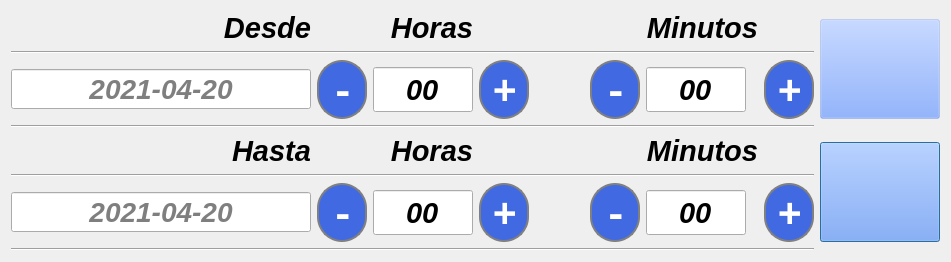
<?xml version="1.0" encoding="UTF-8"?>
<ui version="4.0">
 <class>Select_fechas</class>
 <widget class="QDialog" name="Select_fechas">
  <property name="geometry">
   <rect>
    <x>0</x>
    <y>0</y>
    <width>951</width>
    <height>258</height>
   </rect>
  </property>
  <property name="windowTitle">
   <string>Dialog</string>
  </property>
  <layout class="QGridLayout" name="gridLayout">
   <item row="1" column="1">
    <widget class="QPushButton" name="Regresar">
     <property name="minimumSize">
      <size>
       <width>120</width>
       <height>100</height>
      </size>
     </property>
     <property name="styleSheet">
      <string notr="true">background-color: rgba(106, 151, 255,50);</string>
     </property>
     <property name="text">
      <string/>
     </property>
     <property name="icon">
      <iconset resource="Imagenes/Resourse.qrc">
       <normaloff>:/Regresar.png</normaloff>:/Regresar.png</iconset>
     </property>
     <property name="iconSize">
      <size>
       <width>60</width>
       <height>60</height>
      </size>
     </property>
    </widget>
   </item>
   <item row="1" column="0">
    <layout class="QGridLayout" name="gridLayout_21">
     <item row="2" column="0">
      <widget class="QLineEdit" name="Line_H_Fecha">
       <property name="minimumSize">
        <size>
         <width>300</width>
         <height>0</height>
        </size>
       </property>
       <property name="font">
        <font>
         <pointsize>21</pointsize>
         <weight>75</weight>
         <italic>true</italic>
         <bold>true</bold>
        </font>
       </property>
       <property name="text">
        <string/>
       </property>
       <property name="alignment">
        <set>Qt::AlignCenter</set>
       </property>
       <property name="placeholderText">
        <string>2021-04-20</string>
       </property>
      </widget>
     </item>
     <item row="0" column="2">
      <widget class="QLabel" name="Lab_Protocolo_6">
       <property name="font">
        <font>
         <pointsize>22</pointsize>
         <weight>75</weight>
         <italic>true</italic>
         <bold>true</bold>
        </font>
       </property>
       <property name="layoutDirection">
        <enum>Qt::RightToLeft</enum>
       </property>
       <property name="text">
        <string>  Horas</string>
       </property>
       <property name="alignment">
        <set>Qt::AlignRight|Qt::AlignTrailing|Qt::AlignVCenter</set>
       </property>
      </widget>
     </item>
     <item row="2" column="4">
      <spacer name="horizontalSpacer_9">
       <property name="orientation">
        <enum>Qt::Horizontal</enum>
       </property>
       <property name="sizeHint" stdset="0">
        <size>
         <width>40</width>
         <height>20</height>
        </size>
       </property>
      </spacer>
     </item>
     <item row="2" column="7">
      <widget class="QPushButton" name="Btn_H_masM">
       <property name="font">
        <font>
         <family>Noto Sans Mahajani</family>
         <pointsize>30</pointsize>
         <weight>75</weight>
         <italic>false</italic>
         <bold>true</bold>
        </font>
       </property>
       <property name="styleSheet">
        <string notr="true">QPushButton{
	color:white;	
	border-radius: 25px;
	border: 2px solid  gray ;
	background: royalblue;
	margin: 0px 0 0px 0;   
}</string>
       </property>
       <property name="text">
        <string>+</string>
       </property>
      </widget>
     </item>
     <item row="1" column="0" colspan="8">
      <widget class="Line" name="line_39">
       <property name="orientation">
        <enum>Qt::Horizontal</enum>
       </property>
      </widget>
     </item>
     <item row="0" column="5">
      <spacer name="horizontalSpacer_12">
       <property name="orientation">
        <enum>Qt::Horizontal</enum>
       </property>
       <property name="sizeHint" stdset="0">
        <size>
         <width>40</width>
         <height>20</height>
        </size>
       </property>
      </spacer>
     </item>
     <item row="2" column="3">
      <widget class="QPushButton" name="Btn_H_masH">
       <property name="font">
        <font>
         <family>Noto Sans Mahajani</family>
         <pointsize>30</pointsize>
         <weight>75</weight>
         <italic>false</italic>
         <bold>true</bold>
        </font>
       </property>
       <property name="styleSheet">
        <string notr="true">QPushButton{
	color:white;	
	border-radius: 25px;
	border: 2px solid  gray ;
	background: royalblue;
	margin: 0px 0 0px 0;   
}</string>
       </property>
       <property name="text">
        <string>+</string>
       </property>
      </widget>
     </item>
     <item row="0" column="7">
      <spacer name="horizontalSpacer_13">
       <property name="orientation">
        <enum>Qt::Horizontal</enum>
       </property>
       <property name="sizeHint" stdset="0">
        <size>
         <width>40</width>
         <height>20</height>
        </size>
       </property>
      </spacer>
     </item>
     <item row="3" column="0" colspan="8">
      <widget class="Line" name="line_84">
       <property name="orientation">
        <enum>Qt::Horizontal</enum>
       </property>
      </widget>
     </item>
     <item row="2" column="1">
      <widget class="QPushButton" name="Btn_H_menosH">
       <property name="font">
        <font>
         <family>Noto Sans Mahajani</family>
         <pointsize>30</pointsize>
         <weight>75</weight>
         <italic>false</italic>
         <bold>true</bold>
        </font>
       </property>
       <property name="styleSheet">
        <string notr="true">QPushButton{
	color:white;	
	border-radius: 25px;
	border: 2px solid  gray ;
	background: royalblue;
	margin: 0px 0 0px 0;   
}</string>
       </property>
       <property name="text">
        <string>-</string>
       </property>
      </widget>
     </item>
     <item row="2" column="5">
      <widget class="QPushButton" name="Btn_H_menosM">
       <property name="font">
        <font>
         <family>Noto Sans Mahajani</family>
         <pointsize>30</pointsize>
         <weight>75</weight>
         <italic>false</italic>
         <bold>true</bold>
        </font>
       </property>
       <property name="styleSheet">
        <string notr="true">QPushButton{
	color:white;	
	border-radius: 25px;
	border: 2px solid  gray ;
	background: royalblue;
	margin: 0px 0 0px 0;   
}</string>
       </property>
       <property name="text">
        <string>-</string>
       </property>
      </widget>
     </item>
     <item row="0" column="0">
      <widget class="QLabel" name="Lab_Protocolo_4">
       <property name="font">
        <font>
         <pointsize>22</pointsize>
         <weight>75</weight>
         <italic>true</italic>
         <bold>true</bold>
        </font>
       </property>
       <property name="layoutDirection">
        <enum>Qt::RightToLeft</enum>
       </property>
       <property name="text">
        <string>Hasta</string>
       </property>
       <property name="alignment">
        <set>Qt::AlignRight|Qt::AlignTrailing|Qt::AlignVCenter</set>
       </property>
      </widget>
     </item>
     <item row="0" column="3">
      <spacer name="horizontalSpacer_11">
       <property name="orientation">
        <enum>Qt::Horizontal</enum>
       </property>
       <property name="sizeHint" stdset="0">
        <size>
         <width>40</width>
         <height>20</height>
        </size>
       </property>
      </spacer>
     </item>
     <item row="0" column="1">
      <spacer name="horizontalSpacer_10">
       <property name="orientation">
        <enum>Qt::Horizontal</enum>
       </property>
       <property name="sizeHint" stdset="0">
        <size>
         <width>40</width>
         <height>20</height>
        </size>
       </property>
      </spacer>
     </item>
     <item row="0" column="6">
      <widget class="QLabel" name="Lab_Protocolo_15">
       <property name="font">
        <font>
         <pointsize>22</pointsize>
         <weight>75</weight>
         <italic>true</italic>
         <bold>true</bold>
        </font>
       </property>
       <property name="layoutDirection">
        <enum>Qt::RightToLeft</enum>
       </property>
       <property name="text">
        <string>Minutos</string>
       </property>
       <property name="alignment">
        <set>Qt::AlignRight|Qt::AlignTrailing|Qt::AlignVCenter</set>
       </property>
      </widget>
     </item>
     <item row="2" column="2">
      <widget class="QLineEdit" name="Line_H_horas">
       <property name="minimumSize">
        <size>
         <width>0</width>
         <height>45</height>
        </size>
       </property>
       <property name="maximumSize">
        <size>
         <width>100</width>
         <height>16777215</height>
        </size>
       </property>
       <property name="font">
        <font>
         <pointsize>22</pointsize>
         <weight>75</weight>
         <italic>true</italic>
         <bold>true</bold>
        </font>
       </property>
       <property name="text">
        <string>00</string>
       </property>
       <property name="alignment">
        <set>Qt::AlignCenter</set>
       </property>
       <property name="readOnly">
        <bool>true</bool>
       </property>
      </widget>
     </item>
     <item row="2" column="6">
      <widget class="QLineEdit" name="Line_H_minutos">
       <property name="minimumSize">
        <size>
         <width>0</width>
         <height>45</height>
        </size>
       </property>
       <property name="maximumSize">
        <size>
         <width>100</width>
         <height>16777215</height>
        </size>
       </property>
       <property name="font">
        <font>
         <pointsize>22</pointsize>
         <weight>75</weight>
         <italic>true</italic>
         <bold>true</bold>
        </font>
       </property>
       <property name="text">
        <string>00</string>
       </property>
       <property name="alignment">
        <set>Qt::AlignCenter</set>
       </property>
       <property name="readOnly">
        <bool>true</bool>
       </property>
      </widget>
     </item>
    </layout>
   </item>
   <item row="0" column="0">
    <layout class="QGridLayout" name="gridLayout_10">
     <item row="0" column="2">
      <widget class="QLabel" name="Lab_Protocolo_5">
       <property name="font">
        <font>
         <pointsize>22</pointsize>
         <weight>75</weight>
         <italic>true</italic>
         <bold>true</bold>
        </font>
       </property>
       <property name="layoutDirection">
        <enum>Qt::RightToLeft</enum>
       </property>
       <property name="text">
        <string>  Horas</string>
       </property>
       <property name="alignment">
        <set>Qt::AlignRight|Qt::AlignTrailing|Qt::AlignVCenter</set>
       </property>
      </widget>
     </item>
     <item row="3" column="0" colspan="8">
      <widget class="Line" name="line_42">
       <property name="orientation">
        <enum>Qt::Horizontal</enum>
       </property>
      </widget>
     </item>
     <item row="0" column="3">
      <spacer name="horizontalSpacer_7">
       <property name="orientation">
        <enum>Qt::Horizontal</enum>
       </property>
       <property name="sizeHint" stdset="0">
        <size>
         <width>40</width>
         <height>20</height>
        </size>
       </property>
      </spacer>
     </item>
     <item row="2" column="5">
      <widget class="QPushButton" name="Btn_D_menosM">
       <property name="font">
        <font>
         <family>Noto Sans Mahajani</family>
         <pointsize>30</pointsize>
         <weight>75</weight>
         <italic>false</italic>
         <bold>true</bold>
        </font>
       </property>
       <property name="styleSheet">
        <string notr="true">QPushButton{
	color:white;	
	border-radius: 25px;
	border: 2px solid  gray ;
	background: royalblue;
	margin: 0px 0 0px 0;   
}</string>
       </property>
       <property name="text">
        <string>-</string>
       </property>
      </widget>
     </item>
     <item row="0" column="7">
      <spacer name="horizontalSpacer_2">
       <property name="orientation">
        <enum>Qt::Horizontal</enum>
       </property>
       <property name="sizeHint" stdset="0">
        <size>
         <width>40</width>
         <height>20</height>
        </size>
       </property>
      </spacer>
     </item>
     <item row="2" column="1">
      <widget class="QPushButton" name="Btn_D_menosH">
       <property name="font">
        <font>
         <family>Noto Sans Mahajani</family>
         <pointsize>30</pointsize>
         <weight>75</weight>
         <italic>false</italic>
         <bold>true</bold>
        </font>
       </property>
       <property name="styleSheet">
        <string notr="true">QPushButton{
	color:white;	
	border-radius: 25px;
	border: 2px solid  gray ;
	background: royalblue;
	margin: 0px 0 0px 0;   
}</string>
       </property>
       <property name="text">
        <string>-</string>
       </property>
      </widget>
     </item>
     <item row="2" column="4">
      <spacer name="horizontalSpacer">
       <property name="orientation">
        <enum>Qt::Horizontal</enum>
       </property>
       <property name="sizeHint" stdset="0">
        <size>
         <width>40</width>
         <height>20</height>
        </size>
       </property>
      </spacer>
     </item>
     <item row="2" column="7">
      <widget class="QPushButton" name="Btn_D_masM">
       <property name="font">
        <font>
         <family>Noto Sans Mahajani</family>
         <pointsize>30</pointsize>
         <weight>75</weight>
         <italic>false</italic>
         <bold>true</bold>
        </font>
       </property>
       <property name="styleSheet">
        <string notr="true">QPushButton{
	color:white;	
	border-radius: 25px;
	border: 2px solid  gray ;
	background: royalblue;
	margin: 0px 0 0px 0;   
}</string>
       </property>
       <property name="text">
        <string>+</string>
       </property>
      </widget>
     </item>
     <item row="0" column="6">
      <widget class="QLabel" name="Lab_Protocolo_7">
       <property name="font">
        <font>
         <pointsize>22</pointsize>
         <weight>75</weight>
         <italic>true</italic>
         <bold>true</bold>
        </font>
       </property>
       <property name="layoutDirection">
        <enum>Qt::RightToLeft</enum>
       </property>
       <property name="text">
        <string>Minutos</string>
       </property>
       <property name="alignment">
        <set>Qt::AlignRight|Qt::AlignTrailing|Qt::AlignVCenter</set>
       </property>
      </widget>
     </item>
     <item row="1" column="0" colspan="8">
      <widget class="Line" name="line_38">
       <property name="orientation">
        <enum>Qt::Horizontal</enum>
       </property>
      </widget>
     </item>
     <item row="0" column="5">
      <spacer name="horizontalSpacer_3">
       <property name="orientation">
        <enum>Qt::Horizontal</enum>
       </property>
       <property name="sizeHint" stdset="0">
        <size>
         <width>40</width>
         <height>20</height>
        </size>
       </property>
      </spacer>
     </item>
     <item row="2" column="3">
      <widget class="QPushButton" name="Btn_D_masH">
       <property name="font">
        <font>
         <family>Noto Sans Mahajani</family>
         <pointsize>30</pointsize>
         <weight>75</weight>
         <italic>false</italic>
         <bold>true</bold>
        </font>
       </property>
       <property name="styleSheet">
        <string notr="true">QPushButton{
	color:white;	
	border-radius: 25px;
	border: 2px solid  gray ;
	background: royalblue;
	margin: 0px 0 0px 0;   
}</string>
       </property>
       <property name="text">
        <string>+</string>
       </property>
      </widget>
     </item>
     <item row="2" column="0">
      <widget class="QLineEdit" name="Line_D_Fecha">
       <property name="minimumSize">
        <size>
         <width>300</width>
         <height>0</height>
        </size>
       </property>
       <property name="font">
        <font>
         <pointsize>21</pointsize>
         <weight>75</weight>
         <italic>true</italic>
         <bold>true</bold>
        </font>
       </property>
       <property name="inputMask">
        <string extracomment="9999-99-99"/>
       </property>
       <property name="text">
        <string/>
       </property>
       <property name="alignment">
        <set>Qt::AlignCenter</set>
       </property>
       <property name="placeholderText">
        <string>2021-04-20</string>
       </property>
      </widget>
     </item>
     <item row="0" column="0">
      <widget class="QLabel" name="Lab_Protocolo_3">
       <property name="font">
        <font>
         <pointsize>22</pointsize>
         <weight>75</weight>
         <italic>true</italic>
         <bold>true</bold>
        </font>
       </property>
       <property name="layoutDirection">
        <enum>Qt::RightToLeft</enum>
       </property>
       <property name="text">
        <string>Desde</string>
       </property>
       <property name="alignment">
        <set>Qt::AlignRight|Qt::AlignTrailing|Qt::AlignVCenter</set>
       </property>
      </widget>
     </item>
     <item row="0" column="1">
      <spacer name="horizontalSpacer_8">
       <property name="orientation">
        <enum>Qt::Horizontal</enum>
       </property>
       <property name="sizeHint" stdset="0">
        <size>
         <width>40</width>
         <height>20</height>
        </size>
       </property>
      </spacer>
     </item>
     <item row="2" column="2">
      <widget class="QLineEdit" name="Line_D_horas">
       <property name="minimumSize">
        <size>
         <width>0</width>
         <height>45</height>
        </size>
       </property>
       <property name="maximumSize">
        <size>
         <width>100</width>
         <height>16777215</height>
        </size>
       </property>
       <property name="font">
        <font>
         <pointsize>22</pointsize>
         <weight>75</weight>
         <italic>true</italic>
         <bold>true</bold>
        </font>
       </property>
       <property name="text">
        <string>00</string>
       </property>
       <property name="alignment">
        <set>Qt::AlignCenter</set>
       </property>
       <property name="readOnly">
        <bool>true</bool>
       </property>
      </widget>
     </item>
     <item row="2" column="6">
      <widget class="QLineEdit" name="Line_D_minutos">
       <property name="minimumSize">
        <size>
         <width>0</width>
         <height>45</height>
        </size>
       </property>
       <property name="maximumSize">
        <size>
         <width>100</width>
         <height>16777215</height>
        </size>
       </property>
       <property name="font">
        <font>
         <pointsize>22</pointsize>
         <weight>75</weight>
         <italic>true</italic>
         <bold>true</bold>
        </font>
       </property>
       <property name="text">
        <string>00</string>
       </property>
       <property name="alignment">
        <set>Qt::AlignCenter</set>
       </property>
       <property name="readOnly">
        <bool>true</bool>
       </property>
      </widget>
     </item>
    </layout>
   </item>
   <item row="0" column="1">
    <widget class="QPushButton" name="Btn_Guardar">
     <property name="minimumSize">
      <size>
       <width>120</width>
       <height>100</height>
      </size>
     </property>
     <property name="styleSheet">
      <string notr="true">background-color: rgba(106, 151, 255,50);</string>
     </property>
     <property name="text">
      <string/>
     </property>
     <property name="icon">
      <iconset resource="Imagenes/Resourse.qrc">
       <normaloff>:/Guardar.png</normaloff>:/Guardar.png</iconset>
     </property>
     <property name="iconSize">
      <size>
       <width>50</width>
       <height>50</height>
      </size>
     </property>
    </widget>
   </item>
  </layout>
 </widget>
 <resources>
  <include location="Imagenes/Resourse.qrc"/>
 </resources>
 <connections/>
</ui>
